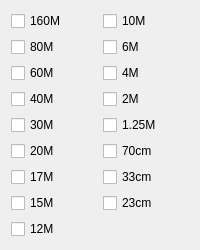
     <widget class="QWidget" name="bands_tab">
      <attribute name="title">
       <string>Bands</string>
      </attribute>
      <layout class="QGridLayout" name="gridLayout_9">
       <item row="0" column="0">
        <widget class="QCheckBox" name="activate_160m">
         <property name="text">
          <string>160M</string>
         </property>
        </widget>
       </item>
       <item row="1" column="0">
        <widget class="QCheckBox" name="activate_80m">
         <property name="text">
          <string>80M</string>
         </property>
        </widget>
       </item>
       <item row="2" column="0">
        <widget class="QCheckBox" name="activate_60m">
         <property name="text">
          <string>60M</string>
         </property>
        </widget>
       </item>
       <item row="3" column="0">
        <widget class="QCheckBox" name="activate_40m">
         <property name="text">
          <string>40M</string>
         </property>
        </widget>
       </item>
       <item row="4" column="0">
        <widget class="QCheckBox" name="activate_30m">
         <property name="text">
          <string>30M</string>
         </property>
        </widget>
       </item>
       <item row="5" column="0">
        <widget class="QCheckBox" name="activate_20m">
         <property name="text">
          <string>20M</string>
         </property>
        </widget>
       </item>
       <item row="6" column="0">
        <widget class="QCheckBox" name="activate_17m">
         <property name="text">
          <string>17M</string>
         </property>
        </widget>
       </item>
       <item row="7" column="0">
        <widget class="QCheckBox" name="activate_15m">
         <property name="text">
          <string>15M</string>
         </property>
        </widget>
       </item>
       <item row="9" column="0">
        <widget class="QCheckBox" name="activate_12m">
         <property name="text">
          <string>12M</string>
         </property>
        </widget>
       </item>
       <item row="0" column="1">
        <widget class="QCheckBox" name="activate_10m">
         <property name="text">
          <string>10M</string>
         </property>
        </widget>
       </item>
       <item row="1" column="1">
        <widget class="QCheckBox" name="activate_6m">
         <property name="text">
          <string>6M</string>
         </property>
        </widget>
       </item>
       <item row="2" column="1">
        <widget class="QCheckBox" name="activate_4m">
         <property name="text">
          <string>4M</string>
         </property>
        </widget>
       </item>
       <item row="3" column="1">
        <widget class="QCheckBox" name="activate_2m">
         <property name="text">
          <string>2M</string>
         </property>
        </widget>
       </item>
       <item row="4" column="1">
        <widget class="QCheckBox" name="activate_1dot25">
         <property name="text">
          <string>1.25M</string>
         </property>
        </widget>
       </item>
       <item row="5" column="1">
        <widget class="QCheckBox" name="activate_70cm">
         <property name="text">
          <string>70cm</string>
         </property>
        </widget>
       </item>
       <item row="6" column="1">
        <widget class="QCheckBox" name="activate_33cm">
         <property name="text">
          <string>33cm</string>
         </property>
        </widget>
       </item>
       <item row="7" column="1">
        <widget class="QCheckBox" name="activate_23cm">
         <property name="text">
          <string>23cm</string>
         </property>
        </widget>
       </item>
      </layout>
     </widget>
